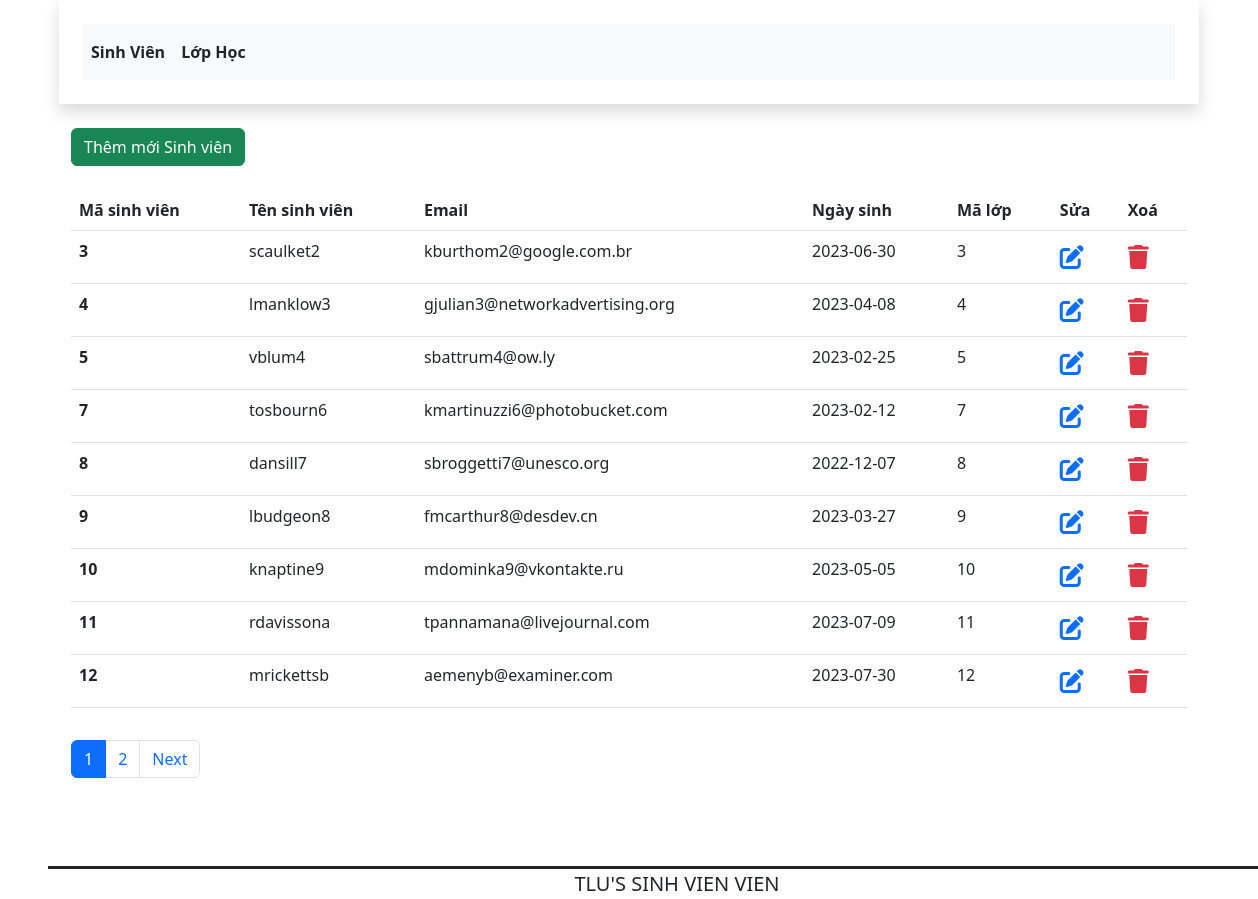
Screenshot of /?controller=student&action=index with the database file from the repository.
### tables this page shows
CREATE TABLE IF NOT EXISTS `student` (
  `id` int(11) NOT NULL AUTO_INCREMENT,
  `nameStudent` varchar(255) NOT NULL,
  `email` varchar(255) NOT NULL,
  `dateOfBirth` date DEFAULT NULL,
  `idClass1` int(11) NOT NULL,
  PRIMARY KEY (`id`),
  KEY `student_ibfk_1` (`idClass1`),
  CONSTRAINT `student_ibfk_1` FOREIGN KEY (`idClass1`) REFERENCES `class1` (`id`) ON DELETE CASCADE ON UPDATE CASCADE
);

### app/controllers/StudentController.php (called while the page is built, shortened)
<?php
require_once APP_ROOT.'/app/services/StudentService.php';
class StudentController {
    public function index() {
        $page = isset($_GET['page']) ? $_GET['page'] : 1;
        $studentService = new StudentService();
        $students = $studentService->getByStudentCount($page);
        $total = count($studentService->getAllStudents());
        include APP_ROOT.'/app/views/student/index.php';
    }
}
?>

### app/services/StudentService.php (called while the page is built, shortened)
<?php
require_once APP_ROOT.'/app/models/Student.php';
class StudentService {
    public function getAllStudents() {
        $dbConnection = new DBConnection();
        $conn = $dbConnection->getConnection();
        if($conn != null){
            $sql = "SELECT * FROM student;";
            $stmt = $conn->prepare($sql);
            $stmt->execute();
            $students = [];
            while ($row = $stmt->fetch()){
                $student = new Student(
                    $row['id'],
                    $row['nameStudent'],
                    $row['email'],
                    $row['dateOfBirth'],
                    $row['idClass1']);
                $students[] = $student;
            }
            return $students;
        }else{
            return $students = [];
        }
    }
    public function getByStudentCount($key){
        $dbConnection = new DBConnection();
        $conn = $dbConnection->getConnection();
        if ($conn != null) {
            $n = 10 * ($key - 1);
            $sql = "SELECT * FROM student LIMIT $n, 9";
            $stmt = $conn->query($sql);
            $stmt->execute();
            $students = [];
            while ($row = $stmt->fetch()) {
                $student = new Student(
                    $row['id'],
                    $row['nameStudent'],
                    $row['email'],
                    $row['dateOfBirth'],
                    $row['idClass1']
                );
                $students[] = $student;
            }
            return $students;
        } else {
            return $students = [];
        }
    }
}
?>

### app/models/Student.php (called while the page is built, shortened)
<?php
class Student {
    private $id;
    private $nameStudent;
    private $email;
    private $dateOfBirth;
    private $idClass1;
    public function __construct($id, $nameStudent, $email, $dateOfBirth, $idClass1) {
        $this->id = $id;
        $this->nameStudent = $nameStudent;
        $this->email = $email;
        $this->dateOfBirth = $dateOfBirth;
        $this->idClass1 = $idClass1;
    }
	public function getId() {
		return $this->id;
	}
	public function getNameStudent() {
		return $this->nameStudent;
	}
	public function getEmail() {
		return $this->email;
	}
	public function getDateOfBirth() {
		return $this->dateOfBirth;
	}
	public function getIdClass1() {
		return $this->idClass1;
	}
}
?>

### app/views/student/index.php (the view, shortened to what this page needs)
<!DOCTYPE html>
<html lang="en">
<head>
    <link rel="stylesheet" href="bootstrap/css/bootstrap.min.css">
    <link rel="stylesheet" href="fontawesome/css/all.min.css">
</head>
<body>
    <header>
        <?php
        include_once(APP_ROOT . '/app/views/layout/header.php')
        ?>
    </header>
    <section>
        <div class="container">
            <div class="row">
                <div class="col-12">
                    <a href="?controller=student&action=add_student">
                        <button type="button" class="btn btn-success my-4">Thêm mới Sinh viên</button>
                    </a>
                    <table class="table">
                        <thead>
                            <tr>
                                <th scope="col">Mã sinh viên</th>
                                <th scope="col">Tên sinh viên</th>
                                <th scope="col">Email</th>
                                <th scope="col">Ngày sinh</th>
                                <th scope="col">Mã lớp</th>
                                <th scope="col">Sửa</th>
                                <th scope="col">Xoá</th>
                            </tr>
                        </thead>
                        <tbody>
                            <?php
                            foreach ($students as $student) {
                            ?>
                                <tr>
                                    <th scope="row"><?php echo $student->getId(); ?></th>
                                    <td><?php echo $student->getNameStudent(); ?></td>
                                    <td><?php echo $student->getEmail(); ?></td>
                                    <td><?php echo $student->getDateOfBirth(); ?></td>
                                    <td><?php echo $student->getIdClass1(); ?></td>
                                    <td>
                                        <a class="fs-4 color-primary" href="?controller=student&action=edit_student&idSelect=<?php echo $student->getId(); ?>">
                                            <i class="fa-solid fa-pen-to-square"></i>
                                        </a>
                                    </td>
                                    <td>
                                        <a class="fs-4 color-primary user-delete-link" href="" data-bs-toggle="modal" data-bs-target="#modal<?php echo $student->getId(); ?>">
                                            <i class="fa-solid fa-trash text-danger"></i>
                                        </a>
                                    </td>
                                </tr>
                            <?php } ?>
                        </tbody>
                    </table>
                </div>
            </div>
        </div>
    </section>
    <aside>
        <div class="container">
            <div class="wrapper mt-3">
                <nav aria-label="Page navigation example">
                    <ul class="pagination">
                        <?php
                        if ($page < $total / 10 || $page + 1 < $total / 10) {
                            for ($i = $page; $i <= $page + 1; $i++) { ?>
                                <li class="page-item <?php echo ($i == $page) ? 'active' : ''; ?>">
                                    <a class="page-link" href="?controller=student&action=index&page=<?php echo $i; ?>">
                                        <?php echo $i; ?>
                                    </a>
                                </li>
                            <?php
                            }
                        } else { ?>
                            <li class="page-item active">
                                <a class="page-link" href="?controller=student&action=index&page=<?php echo $page; ?>"><?php echo $page; ?></a>
                            </li>
                        <?php } ?>
                        <?php if ($page < $total / 10) { ?>
                            <li class="page-item"><a class="page-link" href="?controller=student&action=index&page=<?php echo $page + 1; ?>">Next</a></li>
                        <?php } ?>
                    </ul>
                </nav>
            </div>
        </div>
    </aside>
    <footer>
        <?php require_once APP_ROOT.'/app/views/layout/footer.php'; ?>
    </footer>
</body>
</html>

### public/index.php (shortened to what this page needs)
<?php
$controller = isset($_GET['controller']) ? $_GET['controller'] : 'class1';
$action     = isset($_GET['action']) ? $_GET['action'] : 'index';
$controller = ucfirst($controller);
$controller = $controller."Controller";
$myController = new $controller();
if (method_exists($myController, $action)) {
    $myController->$action();
} else {
    echo "$action does not exist in $controller class";
}
?>

### app/views/layout/header.php
<div class="container p-4 shadow">
    <div class="row">
        <div class="col-12">
            <nav class="navbar navbar-expand-lg navbar-light bg-light">
                <div class="collapse navbar-collapse" id="navbarNav">
                    <ul class="navbar-nav">
                        <li class="nav-item">
                            <a class="nav-link fw-bold text-dark" id="sinhvien" href="?controller=student&action=index">Sinh Viên</a>
                        </li>
                        <li class="nav-item">
                            <a class="nav-link fw-bold text-dark" id="lop" href="?controller=class1&action=index">Lớp Học</a>
                        </li>
                    </ul>
                </div>
            </nav>
        </div>
    </div>
</div>

### app/views/layout/footer.php (shortened to what this page needs)
<br><br><br>
<div class="container-fluid text-center border-top border-3 border-dark mx-5">
    <span class="fs-5">TLU'S SINH VIEN VIEN</span>
</div>

### rows the page displays
student: id "3", nameStudent "scaulket2", email "kburthom2@google.com.br", dateOfBirth "2023-06-30", idClass1 "3"
student: id "4", nameStudent "lmanklow3", email "gjulian3@networkadvertising.org", dateOfBirth "2023-04-08", idClass1 "4"
student: id "5", nameStudent "vblum4", email "sbattrum4@ow.ly", dateOfBirth "2023-02-25", idClass1 "5"
student: id "7", nameStudent "tosbourn6", email "kmartinuzzi6@photobucket.com", dateOfBirth "2023-02-12", idClass1 "7"
student: id "8", nameStudent "dansill7", email "sbroggetti7@unesco.org", dateOfBirth "2022-12-07", idClass1 "8"
student: id "9", nameStudent "lbudgeon8", email "fmcarthur8@desdev.cn", dateOfBirth "2023-03-27", idClass1 "9"
student: id "10", nameStudent "knaptine9", email "mdominka9@vkontakte.ru", dateOfBirth "2023-05-05", idClass1 "10"
student: id "11", nameStudent "rdavissona", email "tpannamana@livejournal.com", dateOfBirth "2023-07-09", idClass1 "11"
student: id "12", nameStudent "mrickettsb", email "aemenyb@examiner.com", dateOfBirth "2023-07-30", idClass1 "12"
